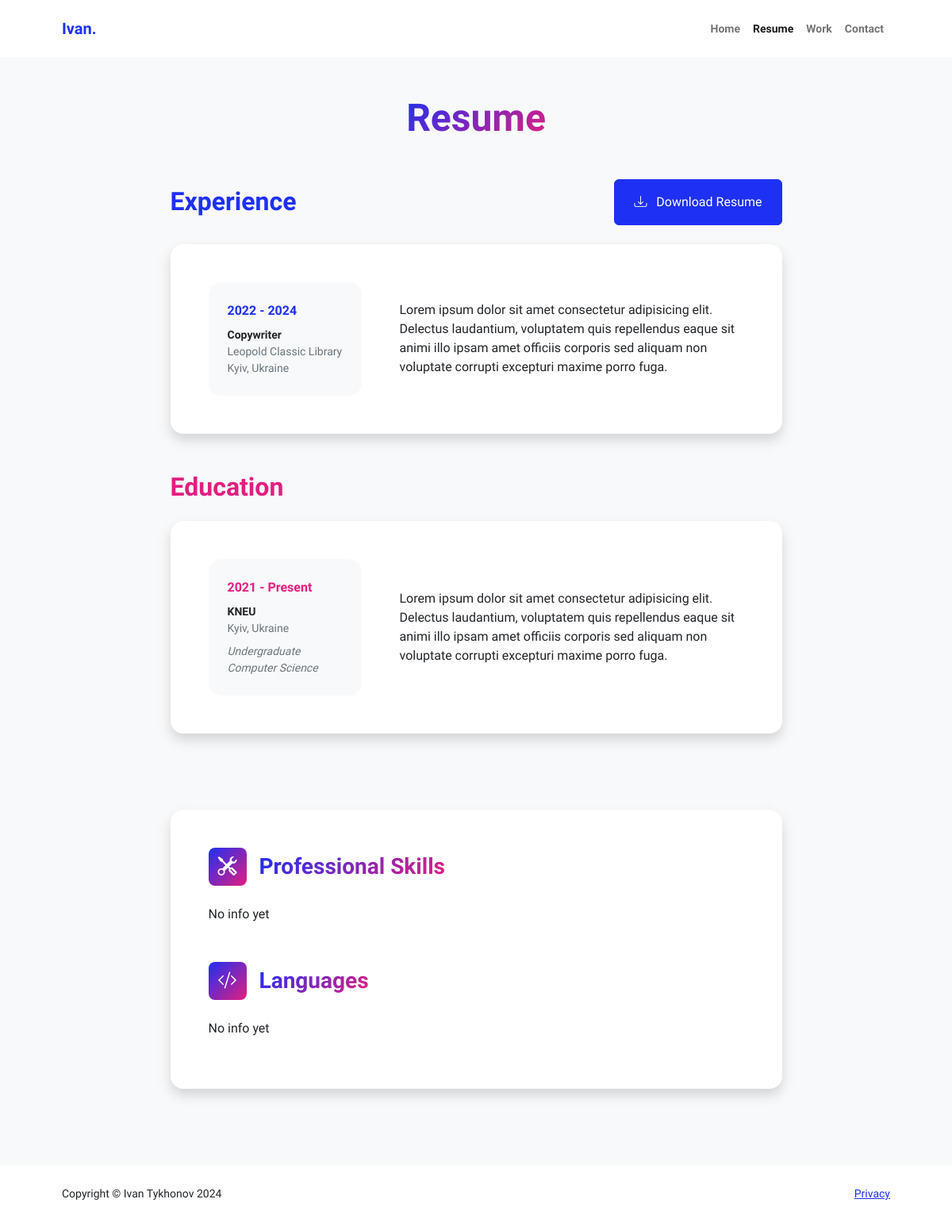
The page /resume on the database as committed earlier.
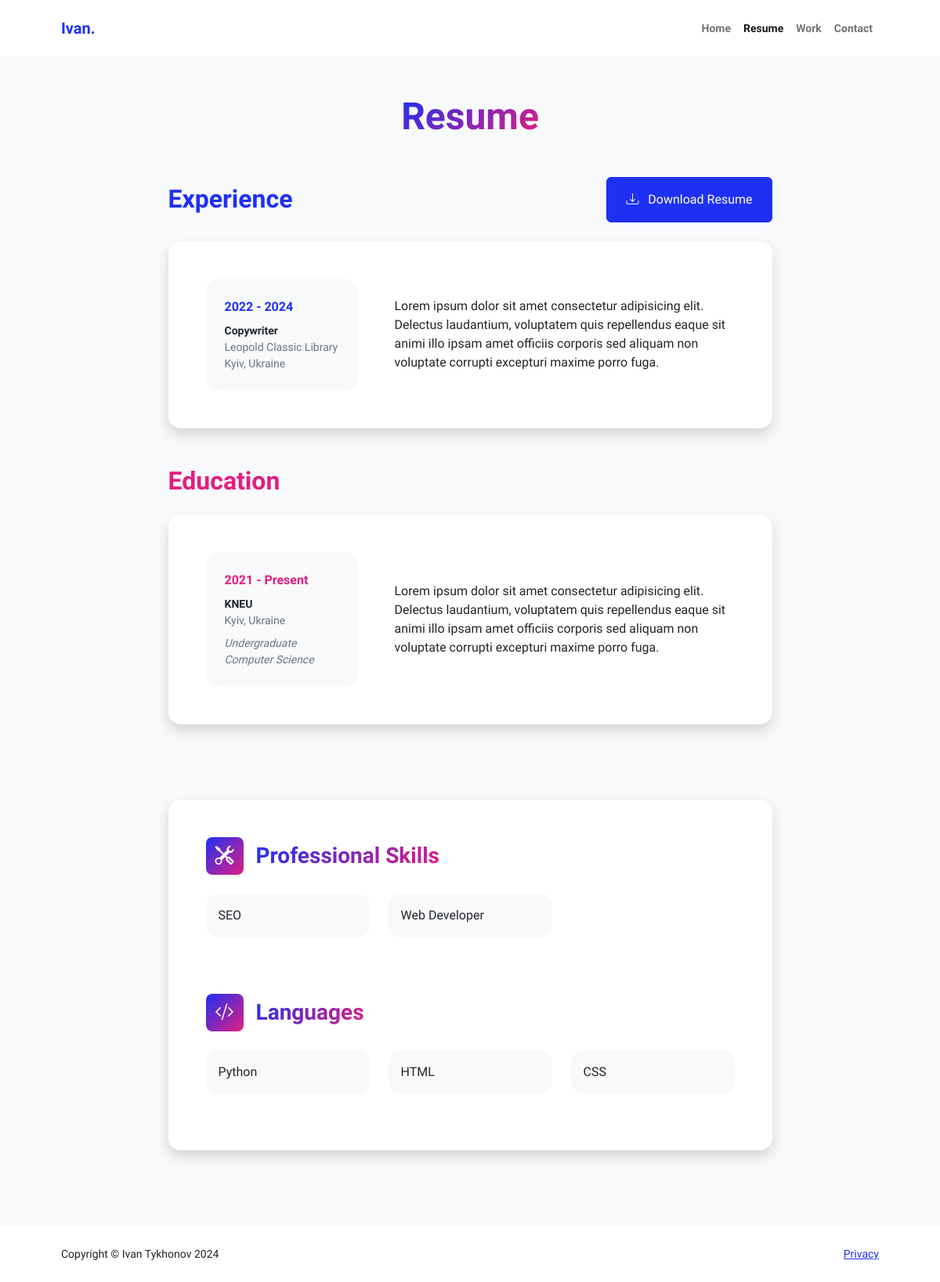
The same page on the database as committed later.
### pfapp/models.py (models this page shows, shortened)
class Experience(models.Model):
    position = models.CharField(max_length=30)
    company = models.CharField(max_length=30)
    location = models.CharField(max_length=30)
    date_range = models.CharField(max_length=15)
    description = models.TextField()

class Education(models.Model):
    institution_name = models.CharField(max_length=30)
    location = models.CharField(max_length=30)
    degree = models.CharField(max_length=30)
    field = models.CharField(max_length=30)
    date_range = models.CharField(max_length=15)
    description = models.TextField()

class ProfessionalSkills(models.Model):
    skill1 = models.CharField(max_length=50, blank=True, null=True, default=None)
    skill2 = models.CharField(max_length=50, blank=True, null=True, default=None)
    skill3 = models.CharField(max_length=50, blank=True, null=True, default=None)
    skill4 = models.CharField(max_length=50, blank=True, null=True, default=None)
    skill5 = models.CharField(max_length=50, blank=True, null=True, default=None)
    skill6 = models.CharField(max_length=50, blank=True, null=True, default=None)

class Languages(models.Model):
    l1 = models.CharField(max_length=50, blank=True, null=True, default=None)
    l2 = models.CharField(max_length=50, blank=True, null=True, default=None)
    l3 = models.CharField(max_length=50, blank=True, null=True, default=None)
    l4 = models.CharField(max_length=50, blank=True, null=True, default=None)
    l5 = models.CharField(max_length=50, blank=True, null=True, default=None)
    l6 = models.CharField(max_length=50, blank=True, null=True, default=None)

### pfapp/views.py (the view)
# urls.py: path("resume", views.resume, name="resume"),
def resume(request):
    experiences = Experience.objects.all()
    educations = Education.objects.all()
    prof_skills = ProfessionalSkills.objects.all()
    languages = Languages.objects.all()
    context = {
        'exp_s': experiences,
        'edu_s': educations,
        'skills': prof_skills,
        'languages': languages,
    }
    return render(request, 'pfapp/resume.html', context)

### pfapp/templates/pfapp/resume.html (shortened to what the changed rows need)
{% extends 'pfapp/base.html' %}
{% load static %}
{% block content%}
<body class="d-flex flex-column h-100 bg-light">
    <main class="flex-shrink-0">
        <div class="container px-5 my-5">
            <div class="text-center mb-5">
                <h1 class="display-5 fw-bolder mb-0"><span class="text-gradient d-inline">Resume</span></h1>
            </div>
            <div class="row gx-5 justify-content-center">
                <div class="col-lg-11 col-xl-9 col-xxl-8">
                    <section>
                        <div class="d-flex align-items-center justify-content-between mb-4">
                            <h2 class="text-primary fw-bolder mb-0">Experience</h2>
                        </div>
                        {% if exp_s %}
                            {% for experience in exp_s %}
                                <div class="card shadow border-0 rounded-4 mb-5">
                                    <div class="card-body p-5">
                                        <div class="row align-items-center gx-5">
                                            <div class="col text-center text-lg-start mb-4 mb-lg-0">
                                                <div class="bg-light p-4 rounded-4">
                                                    <div class="text-primary fw-bolder mb-2">{{ experience.date_range }}</div>
                                                    <div class="small fw-bolder">{{ experience.position }}</div>
                                                    <div class="small text-muted">{{ experience.company }}</div>
                                                    <div class="small text-muted">{{ experience.location }}</div>
                                                </div>
                                            </div>
                                            <div class="col-lg-8"><div>{{ experience.description }}</div></div>
                                        </div>
                                    </div>
                                </div>
                            {% endfor %}
                        {% else %}
                            <p>No info yet</p>
                        {% endif %}
                    </section>
                    <section>
                        <h2 class="text-secondary fw-bolder mb-4">Education</h2>
                        {% if edu_s %}
                            {% for education in edu_s %}
                                <div class="card shadow border-0 rounded-4 mb-5">
                                    <div class="card-body p-5">
                                        <div class="row align-items-center gx-5">
                                            <div class="col text-center text-lg-start mb-4 mb-lg-0">
                                                <div class="bg-light p-4 rounded-4">
                                                    <div class="text-secondary fw-bolder mb-2">{{ education.date_range }}</div>
                                                    <div class="mb-2">
                                                        <div class="small fw-bolder">{{ education.institution_name }}</div>
                                                        <div class="small text-muted">{{ education.location }}</div>
                                                    </div>
                                                    <div class="fst-italic">
                                                        <div class="small text-muted">{{ education.degree }}</div>
                                                        <div class="small text-muted">{{ education.field }}</div>
                                                    </div>
                                                </div>
                                            </div>
                                            <div class="col-lg-8"><div>{{ education.description }}</div></div>
                                        </div>
                                    </div>
                                </div>
                            {% endfor %}
                        {% else %}
                            <p>No info yet</p>
                        {% endif %}
                    </section>
                    <section>
                        <div class="card shadow border-0 rounded-4 mb-5">
                            <div class="card-body p-5">
                                <div class="mb-5">
                                    <div class="d-flex align-items-center mb-4">
                                        <div class="feature bg-primary bg-gradient-primary-to-secondary text-white rounded-3 me-3"><i class="bi bi-tools"></i></div>
                                        <h3 class="fw-bolder mb-0"><span class="text-gradient d-inline">Professional Skills</span></h3>
                                    </div>
                                    {% if skills %}
                                        {% for skill_list in skills %}
                                            <div class="row row-cols-1 row-cols-md-3 mb-4">
                                                {% if skill_list.skill1 %}<div class="col mb-4 mb-md-0"><div class="d-flex align-items-center bg-light rounded-4 p-3 h-100">{{ skill_list.skill1 }}</div></div>{% endif %}
                                                {% if skill_list.skill2 %}<div class="col mb-4 mb-md-0"><div class="d-flex align-items-center bg-light rounded-4 p-3 h-100">{{ skill_list.skill2 }}</div></div>{% endif %}
                                            </div>
                                        {% endfor %}
                                    {% else %}
                                        <p>No info yet</p>
                                    {% endif %}
                                </div>
                                <div class="mb-0">
                                    <div class="d-flex align-items-center mb-4">
                                        <div class="feature bg-primary bg-gradient-primary-to-secondary text-white rounded-3 me-3"><i class="bi bi-code-slash"></i></div>
                                        <h3 class="fw-bolder mb-0"><span class="text-gradient d-inline">Languages</span></h3>
                                    </div>
                                    {% if languages %}
                                        {% for lang_list in languages %}
                                            <div class="row row-cols-1 row-cols-md-3 mb-4">
                                                {% if lang_list.l1 %}<div class="col mb-4 mb-md-0"><div class="d-flex align-items-center bg-light rounded-4 p-3 h-100">{{ lang_list.l1 }}</div></div>{% endif %}
                                                {% if lang_list.l2 %}<div class="col mb-4 mb-md-0"><div class="d-flex align-items-center bg-light rounded-4 p-3 h-100">{{ lang_list.l2 }}</div></div>{% endif %}
                                                {% if lang_list.l3 %}<div class="col"><div class="d-flex align-items-center bg-light rounded-4 p-3 h-100">{{ lang_list.l3 }}</div></div>{% endif %}
                                            </div>
                                        {% endfor %}
                                    {% else %}
                                        <p>No info yet</p>
                                    {% endif %}
                                </div>
                            </div>
                        </div>
                    </section>
                </div>
            </div>
        </div>
    </main>
</body>
{% endblock %}

Rows that differ between the two databases and show on the page:
added ProfessionalSkills: skill1 "SEO", skill2 "Web Developer"
added Languages: l1 "Python", l2 "HTML", l3 "CSS"
Other text that changed with them:
text no longer shown: "No info yet No info yet"
